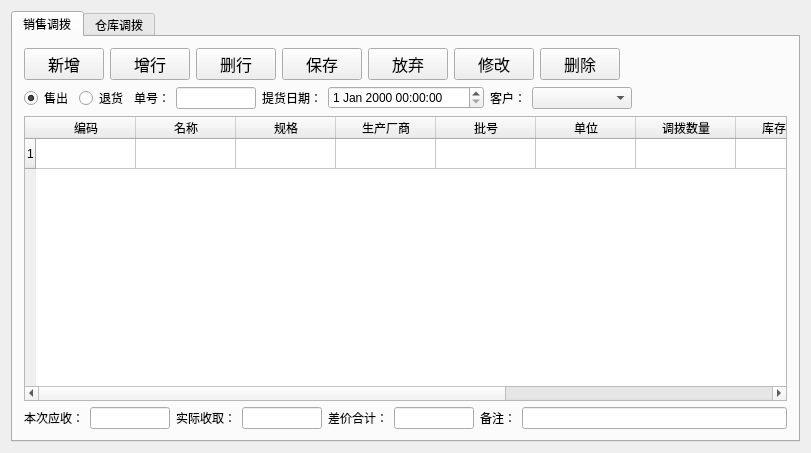
<?xml version="1.0" encoding="UTF-8"?>
<ui version="4.0">
 <class>DrugAllot</class>
 <widget class="QWidget" name="DrugAllot">
  <property name="geometry">
   <rect>
    <x>0</x>
    <y>0</y>
    <width>811</width>
    <height>453</height>
   </rect>
  </property>
  <property name="windowTitle">
   <string>药品调拨</string>
  </property>
  <layout class="QVBoxLayout" name="verticalLayout">
   <item>
    <widget class="QTabWidget" name="tabWidget">
     <property name="currentIndex">
      <number>0</number>
     </property>
     <widget class="QWidget" name="tab">
      <attribute name="title">
       <string>销售调拨</string>
      </attribute>
      <layout class="QVBoxLayout" name="verticalLayout_2">
       <item>
        <layout class="QHBoxLayout" name="horizontalLayout_2">
         <item>
          <widget class="QPushButton" name="addButton">
           <property name="sizePolicy">
            <sizepolicy hsizetype="Fixed" vsizetype="Fixed">
             <horstretch>0</horstretch>
             <verstretch>0</verstretch>
            </sizepolicy>
           </property>
           <property name="font">
            <font>
             <family>Agency FB</family>
             <pointsize>12</pointsize>
            </font>
           </property>
           <property name="text">
            <string>新增</string>
           </property>
          </widget>
         </item>
         <item>
          <widget class="QPushButton" name="addRowButton">
           <property name="sizePolicy">
            <sizepolicy hsizetype="Fixed" vsizetype="Fixed">
             <horstretch>0</horstretch>
             <verstretch>0</verstretch>
            </sizepolicy>
           </property>
           <property name="font">
            <font>
             <family>Agency FB</family>
             <pointsize>12</pointsize>
            </font>
           </property>
           <property name="text">
            <string>增行</string>
           </property>
          </widget>
         </item>
         <item>
          <widget class="QPushButton" name="deleteRowButton">
           <property name="sizePolicy">
            <sizepolicy hsizetype="Fixed" vsizetype="Fixed">
             <horstretch>0</horstretch>
             <verstretch>0</verstretch>
            </sizepolicy>
           </property>
           <property name="font">
            <font>
             <family>Agency FB</family>
             <pointsize>12</pointsize>
            </font>
           </property>
           <property name="text">
            <string>删行</string>
           </property>
          </widget>
         </item>
         <item>
          <widget class="QPushButton" name="saveButton">
           <property name="sizePolicy">
            <sizepolicy hsizetype="Fixed" vsizetype="Fixed">
             <horstretch>0</horstretch>
             <verstretch>0</verstretch>
            </sizepolicy>
           </property>
           <property name="font">
            <font>
             <family>Agency FB</family>
             <pointsize>12</pointsize>
            </font>
           </property>
           <property name="text">
            <string>保存</string>
           </property>
          </widget>
         </item>
         <item>
          <widget class="QPushButton" name="discardButton">
           <property name="sizePolicy">
            <sizepolicy hsizetype="Fixed" vsizetype="Fixed">
             <horstretch>0</horstretch>
             <verstretch>0</verstretch>
            </sizepolicy>
           </property>
           <property name="font">
            <font>
             <family>Agency FB</family>
             <pointsize>12</pointsize>
            </font>
           </property>
           <property name="text">
            <string>放弃</string>
           </property>
          </widget>
         </item>
         <item>
          <widget class="QPushButton" name="editButton">
           <property name="sizePolicy">
            <sizepolicy hsizetype="Fixed" vsizetype="Fixed">
             <horstretch>0</horstretch>
             <verstretch>0</verstretch>
            </sizepolicy>
           </property>
           <property name="font">
            <font>
             <family>Agency FB</family>
             <pointsize>12</pointsize>
            </font>
           </property>
           <property name="text">
            <string>修改</string>
           </property>
          </widget>
         </item>
         <item>
          <widget class="QPushButton" name="deleteButton">
           <property name="sizePolicy">
            <sizepolicy hsizetype="Fixed" vsizetype="Fixed">
             <horstretch>0</horstretch>
             <verstretch>0</verstretch>
            </sizepolicy>
           </property>
           <property name="font">
            <font>
             <family>Agency FB</family>
             <pointsize>12</pointsize>
            </font>
           </property>
           <property name="text">
            <string>删除</string>
           </property>
          </widget>
         </item>
         <item>
          <spacer name="horizontalSpacer_2">
           <property name="orientation">
            <enum>Qt::Horizontal</enum>
           </property>
           <property name="sizeHint" stdset="0">
            <size>
             <width>40</width>
             <height>20</height>
            </size>
           </property>
          </spacer>
         </item>
        </layout>
       </item>
       <item>
        <layout class="QHBoxLayout" name="horizontalLayout_4">
         <item>
          <widget class="QRadioButton" name="radioButton_Sellout">
           <property name="text">
            <string>售出</string>
           </property>
           <property name="checked">
            <bool>true</bool>
           </property>
          </widget>
         </item>
         <item>
          <widget class="QRadioButton" name="radioButton_Back">
           <property name="text">
            <string>退货</string>
           </property>
          </widget>
         </item>
         <item>
          <widget class="QLabel" name="label">
           <property name="text">
            <string>单号：</string>
           </property>
          </widget>
         </item>
         <item>
          <widget class="QLineEdit" name="lineEdit_SaleNo">
           <property name="maximumSize">
            <size>
             <width>80</width>
             <height>16777215</height>
            </size>
           </property>
          </widget>
         </item>
         <item>
          <widget class="QLabel" name="label_5">
           <property name="text">
            <string>提货日期：</string>
           </property>
          </widget>
         </item>
         <item>
          <widget class="QDateTimeEdit" name="dateTimeEdit_Date_Sale">
           <property name="sizePolicy">
            <sizepolicy hsizetype="Expanding" vsizetype="Fixed">
             <horstretch>0</horstretch>
             <verstretch>0</verstretch>
            </sizepolicy>
           </property>
           <property name="maximumSize">
            <size>
             <width>180</width>
             <height>16777215</height>
            </size>
           </property>
          </widget>
         </item>
         <item>
          <widget class="QLabel" name="label_9">
           <property name="text">
            <string>客户：</string>
           </property>
          </widget>
         </item>
         <item>
          <widget class="QComboBox" name="comboBox_Customer">
           <property name="sizePolicy">
            <sizepolicy hsizetype="Expanding" vsizetype="Fixed">
             <horstretch>0</horstretch>
             <verstretch>0</verstretch>
            </sizepolicy>
           </property>
           <property name="maximumSize">
            <size>
             <width>100</width>
             <height>16777215</height>
            </size>
           </property>
          </widget>
         </item>
         <item>
          <spacer name="horizontalSpacer">
           <property name="orientation">
            <enum>Qt::Horizontal</enum>
           </property>
           <property name="sizeHint" stdset="0">
            <size>
             <width>40</width>
             <height>20</height>
            </size>
           </property>
          </spacer>
         </item>
        </layout>
       </item>
       <item>
        <widget class="QTableWidget" name="tableWidget_SaleAllot">
         <property name="sortingEnabled">
          <bool>true</bool>
         </property>
         <attribute name="verticalHeaderShowSortIndicator" stdset="0">
          <bool>false</bool>
         </attribute>
         <attribute name="verticalHeaderStretchLastSection">
          <bool>false</bool>
         </attribute>
         <row>
          <property name="text">
           <string>1</string>
          </property>
         </row>
         <column>
          <property name="text">
           <string>编码</string>
          </property>
          <property name="font">
           <font>
            <pointsize>9</pointsize>
           </font>
          </property>
         </column>
         <column>
          <property name="text">
           <string>名称</string>
          </property>
         </column>
         <column>
          <property name="text">
           <string>规格</string>
          </property>
         </column>
         <column>
          <property name="text">
           <string>生产厂商</string>
          </property>
         </column>
         <column>
          <property name="text">
           <string>批号</string>
          </property>
         </column>
         <column>
          <property name="text">
           <string>单位</string>
          </property>
         </column>
         <column>
          <property name="text">
           <string>调拨数量</string>
          </property>
         </column>
         <column>
          <property name="text">
           <string>库存总量</string>
          </property>
         </column>
         <column>
          <property name="text">
           <string>入库价格</string>
          </property>
         </column>
         <column>
          <property name="text">
           <string>总价</string>
          </property>
         </column>
         <column>
          <property name="text">
           <string>药品类别</string>
          </property>
         </column>
        </widget>
       </item>
       <item>
        <layout class="QHBoxLayout" name="horizontalLayout_3">
         <item>
          <widget class="QLabel" name="label_14">
           <property name="text">
            <string>本次应收：</string>
           </property>
          </widget>
         </item>
         <item>
          <widget class="QLineEdit" name="lineEdit_Payable">
           <property name="sizePolicy">
            <sizepolicy hsizetype="Expanding" vsizetype="Fixed">
             <horstretch>0</horstretch>
             <verstretch>0</verstretch>
            </sizepolicy>
           </property>
           <property name="maximumSize">
            <size>
             <width>80</width>
             <height>16777215</height>
            </size>
           </property>
          </widget>
         </item>
         <item>
          <widget class="QLabel" name="label_15">
           <property name="text">
            <string>实际收取：</string>
           </property>
          </widget>
         </item>
         <item>
          <widget class="QLineEdit" name="lineEdit_Paid">
           <property name="sizePolicy">
            <sizepolicy hsizetype="Expanding" vsizetype="Fixed">
             <horstretch>0</horstretch>
             <verstretch>0</verstretch>
            </sizepolicy>
           </property>
           <property name="maximumSize">
            <size>
             <width>80</width>
             <height>16777215</height>
            </size>
           </property>
           <property name="text">
            <string/>
           </property>
          </widget>
         </item>
         <item>
          <widget class="QLabel" name="label_17">
           <property name="text">
            <string>差价合计：</string>
           </property>
          </widget>
         </item>
         <item>
          <widget class="QLineEdit" name="lineEdit_Debt">
           <property name="maximumSize">
            <size>
             <width>80</width>
             <height>16777215</height>
            </size>
           </property>
          </widget>
         </item>
         <item>
          <widget class="QLabel" name="label_16">
           <property name="text">
            <string>备注：</string>
           </property>
          </widget>
         </item>
         <item>
          <widget class="QLineEdit" name="lineEdit_2"/>
         </item>
        </layout>
       </item>
      </layout>
     </widget>
     <widget class="QWidget" name="tab_2">
      <attribute name="title">
       <string>仓库调拨</string>
      </attribute>
      <layout class="QVBoxLayout" name="verticalLayout_3">
       <item>
        <layout class="QHBoxLayout" name="horizontalLayout">
         <item>
          <widget class="QPushButton" name="addButton_2">
           <property name="sizePolicy">
            <sizepolicy hsizetype="Fixed" vsizetype="Fixed">
             <horstretch>0</horstretch>
             <verstretch>0</verstretch>
            </sizepolicy>
           </property>
           <property name="font">
            <font>
             <family>Agency FB</family>
             <pointsize>12</pointsize>
            </font>
           </property>
           <property name="text">
            <string>新增</string>
           </property>
          </widget>
         </item>
         <item>
          <widget class="QPushButton" name="addRowButton_2">
           <property name="sizePolicy">
            <sizepolicy hsizetype="Fixed" vsizetype="Fixed">
             <horstretch>0</horstretch>
             <verstretch>0</verstretch>
            </sizepolicy>
           </property>
           <property name="font">
            <font>
             <family>Agency FB</family>
             <pointsize>12</pointsize>
            </font>
           </property>
           <property name="text">
            <string>增行</string>
           </property>
          </widget>
         </item>
         <item>
          <widget class="QPushButton" name="deleteRowButton_2">
           <property name="sizePolicy">
            <sizepolicy hsizetype="Fixed" vsizetype="Fixed">
             <horstretch>0</horstretch>
             <verstretch>0</verstretch>
            </sizepolicy>
           </property>
           <property name="font">
            <font>
             <family>Agency FB</family>
             <pointsize>12</pointsize>
            </font>
           </property>
           <property name="text">
            <string>删行</string>
           </property>
          </widget>
         </item>
         <item>
          <widget class="QPushButton" name="saveButton_2">
           <property name="sizePolicy">
            <sizepolicy hsizetype="Fixed" vsizetype="Fixed">
             <horstretch>0</horstretch>
             <verstretch>0</verstretch>
            </sizepolicy>
           </property>
           <property name="font">
            <font>
             <family>Agency FB</family>
             <pointsize>12</pointsize>
            </font>
           </property>
           <property name="text">
            <string>保存</string>
           </property>
          </widget>
         </item>
         <item>
          <widget class="QPushButton" name="discardButton_2">
           <property name="sizePolicy">
            <sizepolicy hsizetype="Fixed" vsizetype="Fixed">
             <horstretch>0</horstretch>
             <verstretch>0</verstretch>
            </sizepolicy>
           </property>
           <property name="font">
            <font>
             <family>Agency FB</family>
             <pointsize>12</pointsize>
            </font>
           </property>
           <property name="text">
            <string>放弃</string>
           </property>
          </widget>
         </item>
         <item>
          <widget class="QPushButton" name="editButton_2">
           <property name="sizePolicy">
            <sizepolicy hsizetype="Fixed" vsizetype="Fixed">
             <horstretch>0</horstretch>
             <verstretch>0</verstretch>
            </sizepolicy>
           </property>
           <property name="font">
            <font>
             <family>Agency FB</family>
             <pointsize>12</pointsize>
            </font>
           </property>
           <property name="text">
            <string>修改</string>
           </property>
          </widget>
         </item>
         <item>
          <widget class="QPushButton" name="deleteButton_2">
           <property name="sizePolicy">
            <sizepolicy hsizetype="Fixed" vsizetype="Fixed">
             <horstretch>0</horstretch>
             <verstretch>0</verstretch>
            </sizepolicy>
           </property>
           <property name="font">
            <font>
             <family>Agency FB</family>
             <pointsize>12</pointsize>
            </font>
           </property>
           <property name="text">
            <string>删除</string>
           </property>
          </widget>
         </item>
         <item>
          <spacer name="horizontalSpacer_3">
           <property name="orientation">
            <enum>Qt::Horizontal</enum>
           </property>
           <property name="sizeHint" stdset="0">
            <size>
             <width>40</width>
             <height>20</height>
            </size>
           </property>
          </spacer>
         </item>
        </layout>
       </item>
       <item>
        <layout class="QHBoxLayout" name="horizontalLayout_5">
         <item>
          <widget class="QRadioButton" name="radioButton_ToYF">
           <property name="text">
            <string>药库—&gt;药房</string>
           </property>
           <property name="checked">
            <bool>true</bool>
           </property>
          </widget>
         </item>
         <item>
          <widget class="QRadioButton" name="radioButton_ToYK">
           <property name="text">
            <string>药房—&gt;药库</string>
           </property>
          </widget>
         </item>
         <item>
          <widget class="QLabel" name="label_3">
           <property name="text">
            <string>单号：</string>
           </property>
          </widget>
         </item>
         <item>
          <widget class="QLineEdit" name="lineEdit_StoreAllotNo">
           <property name="maximumSize">
            <size>
             <width>80</width>
             <height>16777215</height>
            </size>
           </property>
          </widget>
         </item>
         <item>
          <widget class="QLabel" name="label_7">
           <property name="text">
            <string>调拨日期：</string>
           </property>
          </widget>
         </item>
         <item>
          <widget class="QDateTimeEdit" name="dateTimeEdit_Date_Store">
           <property name="sizePolicy">
            <sizepolicy hsizetype="Expanding" vsizetype="Fixed">
             <horstretch>0</horstretch>
             <verstretch>0</verstretch>
            </sizepolicy>
           </property>
           <property name="maximumSize">
            <size>
             <width>180</width>
             <height>16777215</height>
            </size>
           </property>
          </widget>
         </item>
         <item>
          <spacer name="horizontalSpacer_4">
           <property name="orientation">
            <enum>Qt::Horizontal</enum>
           </property>
           <property name="sizeHint" stdset="0">
            <size>
             <width>40</width>
             <height>20</height>
            </size>
           </property>
          </spacer>
         </item>
        </layout>
       </item>
       <item>
        <widget class="QTableWidget" name="tableWidget_StoreAllot">
         <property name="sortingEnabled">
          <bool>true</bool>
         </property>
         <attribute name="verticalHeaderShowSortIndicator" stdset="0">
          <bool>false</bool>
         </attribute>
         <attribute name="verticalHeaderStretchLastSection">
          <bool>false</bool>
         </attribute>
         <row>
          <property name="text">
           <string>1</string>
          </property>
         </row>
         <column>
          <property name="text">
           <string>编码</string>
          </property>
          <property name="font">
           <font>
            <pointsize>9</pointsize>
           </font>
          </property>
         </column>
         <column>
          <property name="text">
           <string>名称</string>
          </property>
         </column>
         <column>
          <property name="text">
           <string>规格</string>
          </property>
         </column>
         <column>
          <property name="text">
           <string>生产厂商</string>
          </property>
         </column>
         <column>
          <property name="text">
           <string>批号</string>
          </property>
         </column>
         <column>
          <property name="text">
           <string>单位</string>
          </property>
         </column>
         <column>
          <property name="text">
           <string>调拨数量</string>
          </property>
         </column>
         <column>
          <property name="text">
           <string>药房库存</string>
          </property>
         </column>
         <column>
          <property name="text">
           <string>药库库存</string>
          </property>
         </column>
         <column>
          <property name="text">
           <string>单价</string>
          </property>
         </column>
         <column>
          <property name="text">
           <string>总价</string>
          </property>
         </column>
         <column>
          <property name="text">
           <string>药品类别</string>
          </property>
         </column>
        </widget>
       </item>
       <item>
        <layout class="QHBoxLayout" name="horizontalLayout_43">
         <item>
          <layout class="QHBoxLayout" name="horizontalLayout_44">
           <item>
            <widget class="QLabel" name="label_34">
             <property name="text">
              <string>备注：</string>
             </property>
            </widget>
           </item>
           <item>
            <widget class="QLineEdit" name="lineEdit_Remark"/>
           </item>
          </layout>
         </item>
        </layout>
       </item>
      </layout>
     </widget>
    </widget>
   </item>
  </layout>
 </widget>
 <layoutdefault spacing="6" margin="11"/>
 <resources/>
 <connections/>
</ui>
